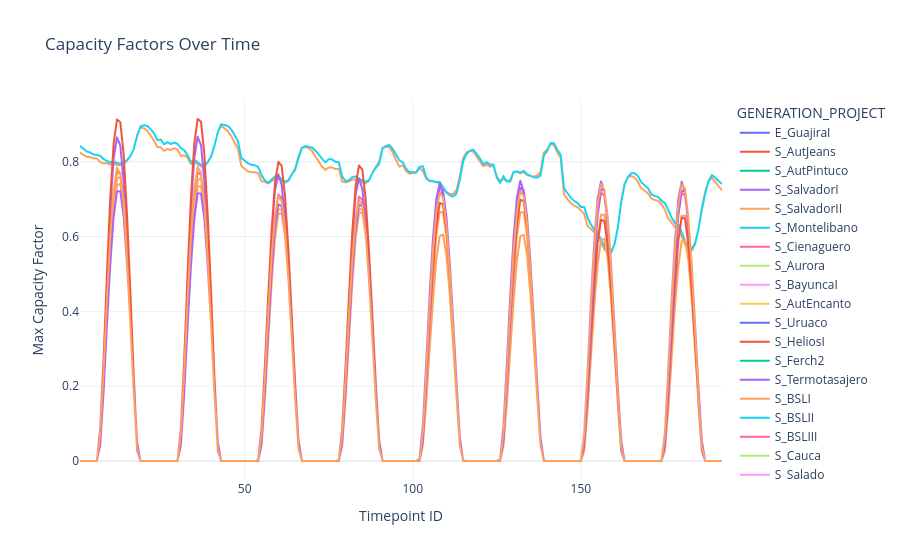

The notebook cell saved with this chart:
### Code cell
fig = px.line(
    variable_capacity[variable_capacity['timepoint_id'] <= 192],
    x="timepoint_id", y="gen_max_capacity_factor",
    title="Capacity Factors Over Time",
    labels={"timepoint_id": "Timepoint ID", "gen_max_capacity_factor": "Max Capacity Factor"},
    color="GENERATION_PROJECT"
)
fig.update_layout(
    template="plotly_white"
)
fig.show()

### Figure 1 — Plotly figure (JSON) as saved in the notebook; plotly's stock layout.template omitted (floating-point values rounded to 4 significant figures; data arrays with more than 128 entries replaced by an {"elided": "..."} marker saying what was removed)
{"data": [{"hovertemplate": "GENERATION_PROJECT=E_GuajiraI<br>Timepoint ID=%{x}<br>Max Capacity Factor=%{y}<extra></extra>", "legendgroup": "E_GuajiraI", "line": {"color": "#636efa", "dash": "solid"}, "marker": {"symbol": "circle"}, "mode": "lines", "name": "E_GuajiraI", "showlegend": true, "type": "scattergl", "x": {"elided": "192 int values"}, "xaxis": "x", "y": {"elided": "192 float values"}, "yaxis": "y"}, {"hovertemplate": "GENERATION_PROJECT=S_AutJeans<br>Timepoint ID=%{x}<br>Max Capacity Factor=%{y}<extra></extra>", "legendgroup": "S_AutJeans", "line": {"color": "#EF553B", "dash": "solid"}, "marker": {"symbol": "circle"}, "mode": "lines", "name": "S_AutJeans", "showlegend": true, "type": "scattergl", "x": {"elided": "192 int values"}, "xaxis": "x", "y": {"elided": "192 float values"}, "yaxis": "y"}, {"hovertemplate": "GENERATION_PROJECT=S_AutPintuco<br>Timepoint ID=%{x}<br>Max Capacity Factor=%{y}<extra></extra>", "legendgroup": "S_AutPintuco", "line": {"color": "#00cc96", "dash": "solid"}, "marker": {"symbol": "circle"}, "mode": "lines", "name": "S_AutPintuco", "showlegend": true, "type": "scattergl", "x": {"elided": "192 int values"}, "xaxis": "x", "y": {"elided": "192 float values"}, "yaxis": "y"}, {"hovertemplate": "GENERATION_PROJECT=S_SalvadorI<br>Timepoint ID=%{x}<br>Max Capacity Factor=%{y}<extra></extra>", "legendgroup": "S_SalvadorI", "line": {"color": "#ab63fa", "dash": "solid"}, "marker": {"symbol": "circle"}, "mode": "lines", "name": "S_SalvadorI", "showlegend": true, "type": "scattergl", "x": {"elided": "192 int values"}, "xaxis": "x", "y": {"elided": "192 float values"}, "yaxis": "y"}, {"hovertemplate": "GENERATION_PROJECT=S_SalvadorII<br>Timepoint ID=%{x}<br>Max Capacity Factor=%{y}<extra></extra>", "legendgroup": "S_SalvadorII", "line": {"color": "#FFA15A", "dash": "solid"}, "marker": {"symbol": "circle"}, "mode": "lines", "name": "S_SalvadorII", "showlegend": true, "type": "scattergl", "x": {"elided": "192 int values"}, "xaxis": "x", "y": {"elided": "192 float values"}, "yaxis": "y"}, {"hovertemplate": "GENERATION_PROJECT=S_Montelibano<br>Timepoint ID=%{x}<br>Max Capacity Factor=%{y}<extra></extra>", "legendgroup": "S_Montelibano", "line": {"color": "#19d3f3", "dash": "solid"}, "marker": {"symbol": "circle"}, "mode": "lines", "name": "S_Montelibano", "showlegend": true, "type": "scattergl", "x": {"elided": "192 int values"}, "xaxis": "x", "y": {"elided": "192 float values"}, "yaxis": "y"}, {"hovertemplate": "GENERATION_PROJECT=S_Cienaguero<br>Timepoint ID=%{x}<br>Max Capacity Factor=%{y}<extra></extra>", "legendgroup": "S_Cienaguero", "line": {"color": "#FF6692", "dash": "solid"}, "marker": {"symbol": "circle"}, "mode": "lines", "name": "S_Cienaguero", "showlegend": true, "type": "scattergl", "x": {"elided": "192 int values"}, "xaxis": "x", "y": {"elided": "192 float values"}, "yaxis": "y"}, {"hovertemplate": "GENERATION_PROJECT=S_Aurora<br>Timepoint ID=%{x}<br>Max Capacity Factor=%{y}<extra></extra>", "legendgroup": "S_Aurora", "line": {"color": "#B6E880", "dash": "solid"}, "marker": {"symbol": "circle"}, "mode": "lines", "name": "S_Aurora", "showlegend": true, "type": "scattergl", "x": {"elided": "192 int values"}, "xaxis": "x", "y": {"elided": "192 float values"}, "yaxis": "y"}, {"hovertemplate": "GENERATION_PROJECT=S_BayuncaI<br>Timepoint ID=%{x}<br>Max Capacity Factor=%{y}<extra></extra>", "legendgroup": "S_BayuncaI", "line": {"color": "#FF97FF", "dash": "solid"}, "marker": {"symbol": "circle"}, "mode": "lines", "name": "S_BayuncaI", "showlegend": true, "type": "scattergl", "x": {"elided": "192 int values"}, "xaxis": "x", "y": {"elided": "192 float values"}, "yaxis": "y"}, {"hovertemplate": "GENERATION_PROJECT=S_AutEncanto<br>Timepoint ID=%{x}<br>Max Capacity Factor=%{y}<extra></extra>", "legendgroup": "S_AutEncanto", "line": {"color": "#FECB52", "dash": "solid"}, "marker": {"symbol": "circle"}, "mode": "lines", "name": "S_AutEncanto", "showlegend": true, "type": "scattergl", "x": {"elided": "192 int values"}, "xaxis": "x", "y": {"elided": "192 float values"}, "yaxis": "y"}, {"hovertemplate": "GENERATION_PROJECT=S_Uruaco<br>Timepoint ID=%{x}<br>Max Capacity Factor=%{y}<extra></extra>", "legendgroup": "S_Uruaco", "line": {"color": "#636efa", "dash": "solid"}, "marker": {"symbol": "circle"}, "mode": "lines", "name": "S_Uruaco", "showlegend": true, "type": "scattergl", "x": {"elided": "192 int values"}, "xaxis": "x", "y": {"elided": "192 float values"}, "yaxis": "y"}, {"hovertemplate": "GENERATION_PROJECT=S_HeliosI<br>Timepoint ID=%{x}<br>Max Capacity Factor=%{y}<extra></extra>", "legendgroup": "S_HeliosI", "line": {"color": "#EF553B", "dash": "solid"}, "marker": {"symbol": "circle"}, "mode": "lines", "name": "S_HeliosI", "showlegend": true, "type": "scattergl", "x": {"elided": "192 int values"}, "xaxis": "x", "y": {"elided": "192 float values"}, "yaxis": "y"}, {"hovertemplate": "GENERATION_PROJECT=S_Ferch2<br>Timepoint ID=%{x}<br>Max Capacity Factor=%{y}<extra></extra>", "legendgroup": "S_Ferch2", "line": {"color": "#00cc96", "dash": "solid"}, "marker": {"symbol": "circle"}, "mode": "lines", "name": "S_Ferch2", "showlegend": true, "type": "scattergl", "x": {"elided": "192 int values"}, "xaxis": "x", "y": {"elided": "192 float values"}, "yaxis": "y"}, {"hovertemplate": "GENERATION_PROJECT=S_Termotasajero<br>Timepoint ID=%{x}<br>Max Capacity Factor=%{y}<extra></extra>", "legendgroup": "S_Termotasajero", "line": {"color": "#ab63fa", "dash": "solid"}, "marker": {"symbol": "circle"}, "mode": "lines", "name": "S_Termotasajero", "showlegend": true, "type": "scattergl", "x": {"elided": "192 int values"}, "xaxis": "x", "y": {"elided": "192 float values"}, "yaxis": "y"}, {"hovertemplate": "GENERATION_PROJECT=S_BSLI<br>Timepoint ID=%{x}<br>Max Capacity Factor=%{y}<extra></extra>", "legendgroup": "S_BSLI", "line": {"color": "#FFA15A", "dash": "solid"}, "marker": {"symbol": "circle"}, "mode": "lines", "name": "S_BSLI", "showlegend": true, "type": "scattergl", "x": {"elided": "192 int values"}, "xaxis": "x", "y": {"elided": "192 float values"}, "yaxis": "y"}, {"hovertemplate": "GENERATION_PROJECT=S_BSLII<br>Timepoint ID=%{x}<br>Max Capacity Factor=%{y}<extra></extra>", "legendgroup": "S_BSLII", "line": {"color": "#19d3f3", "dash": "solid"}, "marker": {"symbol": "circle"}, "mode": "lines", "name": "S_BSLII", "showlegend": true, "type": "scattergl", "x": {"elided": "192 int values"}, "xaxis": "x", "y": {"elided": "192 float values"}, "yaxis": "y"}, {"hovertemplate": "GENERATION_PROJECT=S_BSLIII<br>Timepoint ID=%{x}<br>Max Capacity Factor=%{y}<extra></extra>", "legendgroup": "S_BSLIII", "line": {"color": "#FF6692", "dash": "solid"}, "marker": {"symbol": "circle"}, "mode": "lines", "name": "S_BSLIII", "showlegend": true, "type": "scattergl", "x": {"elided": "192 int values"}, "xaxis": "x", "y": {"elided": "192 float values"}, "yaxis": "y"}, {"hovertemplate": "GENERATION_PROJECT=S_Cauca<br>Timepoint ID=%{x}<br>Max Capacity Factor=%{y}<extra></extra>", "legendgroup": "S_Cauca", "line": {"color": "#B6E880", "dash": "solid"}, "marker": {"symbol": "circle"}, "mode": "lines", "name": "S_Cauca", "showlegend": true, "type": "scattergl", "x": {"elided": "192 int values"}, "xaxis": "x", "y": {"elided": "192 float values"}, "yaxis": "y"}, {"hovertemplate": "GENERATION_PROJECT=S_Salado<br>Timepoint ID=%{x}<br>Max Capacity Factor=%{y}<extra></extra>", "legendgroup": "S_Salado", "line": {"color": "#FF97FF", "dash": "solid"}, "marker": {"symbol": "circle"}, "mode": "lines", "name": "S_Salado", "showlegend": true, "type": "scattergl", "x": {"elided": "192 int values"}, "xaxis": "x", "y": {"elided": "192 float values"}, "yaxis": "y"}, {"hovertemplate": "GENERATION_PROJECT=S_Palmira3<br>Timepoint ID=%{x}<br>Max Capacity Factor=%{y}<extra></extra>", "legendgroup": "S_Palmira3", "line": {"color": "#FECB52", "dash": "solid"}, "marker": {"symbol": "circle"}, "mode": "lines", "name": "S_Palmira3", "showlegend": true, "type": "scattergl", "x": {"elided": "192 int values"}, "xaxis": "x", "y": {"elided": "192 float values"}, "yaxis": "y"}, {"hovertemplate": "GENERATION_PROJECT=S_Victoria_I<br>Timepoint ID=%{x}<br>Max Capacity Factor=%{y}<extra></extra>", "legendgroup": "S_Victoria_I", "line": {"color": "#636efa", "dash": "solid"}, "marker": {"symbol": "circle"}, "mode": "lines", "name": "S_Victoria_I", "showlegend": true, "type": "scattergl", "x": {"elided": "192 int values"}, "xaxis": "x", "y": {"elided": "192 float values"}, "yaxis": "y"}, {"hovertemplate": "GENERATION_PROJECT=S_Victoria_II<br>Timepoint ID=%{x}<br>Max Capacity Factor=%{y}<extra></extra>", "legendgroup": "S_Victoria_II", "line": {"color": "#EF553B", "dash": "solid"}, "marker": {"symbol": "circle"}, "mode": "lines", "name": "S_Victoria_II", "showlegend": true, "type": "scattergl", "x": {"elided": "192 int values"}, "xaxis": "x", "y": {"elided": "192 float values"}, "yaxis": "y"}, {"hovertemplate": "GENERATION_PROJECT=S_Palmira3_Franca<br>Timepoint ID=%{x}<br>Max Capacity Factor=%{y}<extra></extra>", "legendgroup": "S_Palmira3_Franca", "line": {"color": "#00cc96", "dash": "solid"}, "marker": {"symbol": "circle"}, "mode": "lines", "name": "S_Palmira3_Franca", "showlegend": true, "type": "scattergl", "x": {"elided": "192 int values"}, "xaxis": "x", "y": {"elided": "192 float values"}, "yaxis": "y"}, {"hovertemplate": "GENERATION_PROJECT=S_AutSolla<br>Timepoint ID=%{x}<br>Max Capacity Factor=%{y}<extra></extra>", "legendgroup": "S_AutSolla", "line": {"color": "#ab63fa", "dash": "solid"}, "marker": {"symbol": "circle"}, "mode": "lines", "name": "S_AutSolla", "showlegend": true, "type": "scattergl", "x": {"elided": "192 int values"}, "xaxis": "x", "y": {"elided": "192 float values"}, "yaxis": "y"}, {"hovertemplate": "GENERATION_PROJECT=E_Wesp01<br>Timepoint ID=%{x}<br>Max Capacity Factor=%{y}<extra></extra>", "legendgroup": "E_Wesp01", "line": {"color": "#FFA15A", "dash": "solid"}, "marker": {"symbol": "circle"}, "mode": "lines", "name": "E_Wesp01", "showlegend": true, "type": "scattergl", "x": {"elided": "192 int values"}, "xaxis": "x", "y": {"elided": "192 float values"}, "yaxis": "y"}, {"hovertemplate": "GENERATION_PROJECT=E_Jepirachi<br>Timepoint ID=%{x}<br>Max Capacity Factor=%{y}<extra></extra>", "legendgroup": "E_Jepirachi", "line": {"color": "#19d3f3", "dash": "solid"}, "marker": {"symbol": "circle"}, "mode": "lines", "name": "E_Jepirachi", "showlegend": true, "type": "scattergl", "x": {"elided": "192 int values"}, "xaxis": "x", "y": {"elided": "192 float values"}, "yaxis": "y"}, {"hovertemplate": "GENERATION_PROJECT=S_Yumbo<br>Timepoint ID=%{x}<br>Max Capacity Factor=%{y}<extra></extra>", "legendgroup": "S_Yumbo", "line": {"color": "#FF6692", "dash": "solid"}, "marker": {"symbol": "circle"}, "mode": "lines", "name": "S_Yumbo", "showlegend": true, "type": "scattergl", "x": {"elided": "192 int values"}, "xaxis": "x", "y": {"elided": "192 float values"}, "yaxis": "y"}, {"hovertemplate": "GENERATION_PROJECT=S_Yuma<br>Timepoint ID=%{x}<br>Max Capacity Factor=%{y}<extra></extra>", "legendgroup": "S_Yuma", "line": {"color": "#B6E880", "dash": "solid"}, "marker": {"symbol": "circle"}, "mode": "lines", "name": "S_Yuma", "showlegend": true, "type": "scattergl", "x": {"elided": "192 int values"}, "xaxis": "x", "y": {"elided": "192 float values"}, "yaxis": "y"}, {"hovertemplate": "GENERATION_PROJECT=S_BSLlanos5<br>Timepoint ID=%{x}<br>Max Capacity Factor=%{y}<extra></extra>", "legendgroup": "S_BSLlanos5", "line": {"color": "#FF97FF", "dash": "solid"}, "marker": {"symbol": "circle"}, "mode": "lines", "name": "S_BSLlanos5", "showlegend": true, "type": "scattergl", "x": {"elided": "192 int values"}, "xaxis": "x", "y": {"elided": "192 float values"}, "yaxis": "y"}, {"hovertemplate": "GENERATION_PROJECT=S_Belmonte<br>Timepoint ID=%{x}<br>Max Capacity Factor=%{y}<extra></extra>", "legendgroup": "S_Belmonte", "line": {"color": "#FECB52", "dash": "solid"}, "marker": {"symbol": "circle"}, "mode": "lines", "name": "S_Belmonte", "showlegend": true, "type": "scattergl", "x": {"elided": "192 int values"}, "xaxis": "x", "y": {"elided": "192 float values"}, "yaxis": "y"}, {"hovertemplate": "GENERATION_PROJECT=S_Cabelleros<br>Timepoint ID=%{x}<br>Max Capacity Factor=%{y}<extra></extra>", "legendgroup": "S_Cabelleros", "line": {"color": "#636efa", "dash": "solid"}, "marker": {"symbol": "circle"}, "mode": "lines", "name": "S_Cabelleros", "showlegend": true, "type": "scattergl", "x": {"elided": "192 int values"}, "xaxis": "x", "y": {"elided": "192 float values"}, "yaxis": "y"}, {"hovertemplate": "GENERATION_PROJECT=S_Carmelo<br>Timepoint ID=%{x}<br>Max Capacity Factor=%{y}<extra></extra>", "legendgroup": "S_Carmelo", "line": {"color": "#EF553B", "dash": "solid"}, "marker": {"symbol": "circle"}, "mode": "lines", "name": "S_Carmelo", "showlegend": true, "type": "scattergl", "x": {"elided": "192 int values"}, "xaxis": "x", "y": {"elided": "192 float values"}, "yaxis": "y"}, {"hovertemplate": "GENERATION_PROJECT=S_Cerrito<br>Timepoint ID=%{x}<br>Max Capacity Factor=%{y}<extra></extra>", "legendgroup": "S_Cerrito", "line": {"color": "#00cc96", "dash": "solid"}, "marker": {"symbol": "circle"}, "mode": "lines", "name": "S_Cerrito", "showlegend": true, "type": "scattergl", "x": {"elided": "192 int values"}, "xaxis": "x", "y": {"elided": "192 float values"}, "yaxis": "y"}, {"hovertemplate": "GENERATION_PROJECT=S_Dulima<br>Timepoint ID=%{x}<br>Max Capacity Factor=%{y}<extra></extra>", "legendgroup": "S_Dulima", "line": {"color": "#ab63fa", "dash": "solid"}, "marker": {"symbol": "circle"}, "mode": "lines", "name": "S_Dulima", "showlegend": true, "type": "scattergl", "x": {"elided": "192 int values"}, "xaxis": "x", "y": {"elided": "192 float values"}, "yaxis": "y"}, {"hovertemplate": "GENERATION_PROJECT=S_El_Paso<br>Timepoint ID=%{x}<br>Max Capacity Factor=%{y}<extra></extra>", "legendgroup": "S_El_Paso", "line": {"color": "#FFA15A", "dash": "solid"}, "marker": {"symbol": "circle"}, "mode": "lines", "name": "S_El_Paso", "showlegend": true, "type": "scattergl", "x": {"elided": "192 int values"}, "xaxis": "x", "y": {"elided": "192 float values"}, "yaxis": "y"}, {"hovertemplate": "GENERATION_PROJECT=S_Espinal<br>Timepoint ID=%{x}<br>Max Capacity Factor=%{y}<extra></extra>", "legendgroup": "S_Espinal", "line": {"color": "#19d3f3", "dash": "solid"}, "marker": {"symbol": "circle"}, "mode": "lines", "name": "S_Espinal", "showlegend": true, "type": "scattergl", "x": {"elided": "192 int values"}, "xaxis": "x", "y": {"elided": "192 float values"}, "yaxis": "y"}, {"hovertemplate": "GENERATION_PROJECT=S_Flandes<br>Timepoint ID=%{x}<br>Max Capacity Factor=%{y}<extra></extra>", "legendgroup": "S_Flandes", "line": {"color": "#FF6692", "dash": "solid"}, "marker": {"symbol": "circle"}, "mode": "lines", "name": "S_Flandes", "showlegend": true, "type": "scattergl", "x": {"elided": "192 int values"}, "xaxis": "x", "y": {"elided": "192 float values"}, "yaxis": "y"}, {"hovertemplate": "GENERATION_PROJECT=S_Fundacion<br>Timepoint ID=%{x}<br>Max Capacity Factor=%{y}<extra></extra>", "legendgroup": "S_Fundacion", "line": {"color": "#B6E880", "dash": "solid"}, "marker": {"symbol": "circle"}, "mode": "lines", "name": "S_Fundacion", "showlegend": true, "type": "scattergl", "x": {"elided": "192 int values"}, "xaxis": "x", "y": {"elided": "192 float values"}, "yaxis": "y"}, {"hovertemplate": "GENERATION_PROJECT=S_Girasoles<br>Timepoint ID=%{x}<br>Max Capacity Factor=%{y}<extra></extra>", "legendgroup": "S_Girasoles", "line": {"color": "#FF97FF", "dash": "solid"}, "marker": {"symbol": "circle"}, "mode": "lines", "name": "S_Girasoles", "showlegend": true, "type": "scattergl", "x": {"elided": "192 int values"}, "xaxis": "x", "y": {"elided": "192 float values"}, "yaxis": "y"}, {"hovertemplate": "GENERATION_PROJECT=S_AutLevapan<br>Timepoint ID=%{x}<br>Max Capacity Factor=%{y}<extra></extra>", "legendgroup": "S_AutLevapan", "line": {"color": "#FECB52", "dash": "solid"}, "marker": {"symbol": "circle"}, "mode": "lines", "name": "S_AutLevapan", "showlegend": true, "type": "scattergl", "x": {"elided": "192 int values"}, "xaxis": "x", "y": {"elided": "192 float values"}, "yaxis": "y"}, {"hovertemplate": "GENERATION_PROJECT=S_Harinas<br>Timepoint ID=%{x}<br>Max Capacity Factor=%{y}<extra></extra>", "legendgroup": "S_Harinas", "line": {"color": "#636efa", "dash": "solid"}, "marker": {"symbol": "circle"}, "mode": "lines", "name": "S_Harinas", "showlegend": true, "type": "scattergl", "x": {"elided": "192 int values"}, "xaxis": "x", "y": {"elided": "192 float values"}, "yaxis": "y"}, {"hovertemplate": "GENERATION_PROJECT=S_Medin<br>Timepoint ID=%{x}<br>Max Capacity Factor=%{y}<extra></extra>", "legendgroup": "S_Medin", "line": {"color": "#EF553B", "dash": "solid"}, "marker": {"symbol": "circle"}, "mode": "lines", "name": "S_Medin", "showlegend": true, "type": "scattergl", "x": {"elided": "192 int values"}, "xaxis": "x", "y": {"elided": "192 float values"}, "yaxis": "y"}, {"hovertemplate": "GENERATION_PROJECT=S_Paila<br>Timepoint ID=%{x}<br>Max Capacity Factor=%{y}<extra></extra>", "legendgroup": "S_Paila", "line": {"color": "#00cc96", "dash": "solid"}, "marker": {"symbol": "circle"}, "mode": "lines", "name": "S_Paila", "showlegend": true, "type": "scattergl", "x": {"elided": "192 int values"}, "xaxis": "x", "y": {"elided": "192 float values"}, "yaxis": "y"}, {"hovertemplate": "GENERATION_PROJECT=S_PetaCesaII<br>Timepoint ID=%{x}<br>Max Capacity Factor=%{y}<extra></extra>", "legendgroup": "S_PetaCesaII", "line": {"color": "#ab63fa", "dash": "solid"}, "marker": {"symbol": "circle"}, "mode": "lines", "name": "S_PetaCesaII", "showlegend": true, "type": "scattergl", "x": {"elided": "192 int values"}, "xaxis": "x", "y": {"elided": "192 float values"}, "yaxis": "y"}, {"hovertemplate": "GENERATION_PROJECT=S_PortonSol<br>Timepoint ID=%{x}<br>Max Capacity Factor=%{y}<extra></extra>", "legendgroup": "S_PortonSol", "line": {"color": "#FFA15A", "dash": "solid"}, "marker": {"symbol": "circle"}, "mode": "lines", "name": "S_PortonSol", "showlegend": true, "type": "scattergl", "x": {"elided": "192 int values"}, "xaxis": "x", "y": {"elided": "192 float values"}, "yaxis": "y"}, {"hovertemplate": "GENERATION_PROJECT=S_SanFelipe<br>Timepoint ID=%{x}<br>Max Capacity Factor=%{y}<extra></extra>", "legendgroup": "S_SanFelipe", "line": {"color": "#19d3f3", "dash": "solid"}, "marker": {"symbol": "circle"}, "mode": "lines", "name": "S_SanFelipe", "showlegend": true, "type": "scattergl", "x": {"elided": "192 int values"}, "xaxis": "x", "y": {"elided": "192 float values"}, "yaxis": "y"}, {"hovertemplate": "GENERATION_PROJECT=S_Sierpe<br>Timepoint ID=%{x}<br>Max Capacity Factor=%{y}<extra></extra>", "legendgroup": "S_Sierpe", "line": {"color": "#FF6692", "dash": "solid"}, "marker": {"symbol": "circle"}, "mode": "lines", "name": "S_Sierpe", "showlegend": true, "type": "scattergl", "x": {"elided": "192 int values"}, "xaxis": "x", "y": {"elided": "192 float values"}, "yaxis": "y"}, {"hovertemplate": "GENERATION_PROJECT=S_Since<br>Timepoint ID=%{x}<br>Max Capacity Factor=%{y}<extra></extra>", "legendgroup": "S_Since", "line": {"color": "#B6E880", "dash": "solid"}, "marker": {"symbol": "circle"}, "mode": "lines", "name": "S_Since", "showlegend": true, "type": "scattergl", "x": {"elided": "192 int values"}, "xaxis": "x", "y": {"elided": "192 float values"}, "yaxis": "y"}, {"hovertemplate": "GENERATION_PROJECT=S_SolBolivar<br>Timepoint ID=%{x}<br>Max Capacity Factor=%{y}<extra></extra>", "legendgroup": "S_SolBolivar", "line": {"color": "#FF97FF", "dash": "solid"}, "marker": {"symbol": "circle"}, "mode": "lines", "name": "S_SolBolivar", "showlegend": true, "type": "scattergl", "x": {"elided": "192 int values"}, "xaxis": "x", "y": {"elided": "192 float values"}, "yaxis": "y"}, {"hovertemplate": "GENERATION_PROJECT=S_TierraLind<br>Timepoint ID=%{x}<br>Max Capacity Factor=%{y}<extra></extra>", "legendgroup": "S_TierraLind", "line": {"color": "#FECB52", "dash": "solid"}, "marker": {"symbol": "circle"}, "mode": "lines", "name": "S_TierraLind", "showlegend": true, "type": "scattergl", "x": {"elided": "192 int values"}, "xaxis": "x", "y": {"elided": "192 float values"}, "yaxis": "y"}, {"hovertemplate": "GENERATION_PROJECT=S_Tolua<br>Timepoint ID=%{x}<br>Max Capacity Factor=%{y}<extra></extra>", "legendgroup": "S_Tolua", "line": {"color": "#636efa", "dash": "solid"}, "marker": {"symbol": "circle"}, "mode": "lines", "name": "S_Tolua", "showlegend": true, "type": "scattergl", "x": {"elided": "192 int values"}, "xaxis": "x", "y": {"elided": "192 float values"}, "yaxis": "y"}, {"hovertemplate": "GENERATION_PROJECT=S_Tucanes<br>Timepoint ID=%{x}<br>Max Capacity Factor=%{y}<extra></extra>", "legendgroup": "S_Tucanes", "line": {"color": "#EF553B", "dash": "solid"}, "marker": {"symbol": "circle"}, "mode": "lines", "name": "S_Tucanes", "showlegend": true, "type": "scattergl", "x": {"elided": "192 int values"}, "xaxis": "x", "y": {"elided": "192 float values"}, "yaxis": "y"}, {"hovertemplate": "GENERATION_PROJECT=S_Lanceros<br>Timepoint ID=%{x}<br>Max Capacity Factor=%{y}<extra></extra>", "legendgroup": "S_Lanceros", "line": {"color": "#00cc96", "dash": "solid"}, "marker": {"symbol": "circle"}, "mode": "lines", "name": "S_Lanceros", "showlegend": true, "type": "scattergl", "x": {"elided": "192 int values"}, "xaxis": "x", "y": {"elided": "192 float values"}, "yaxis": "y"}, {"hovertemplate": "GENERATION_PROJECT=S_AutGragas<br>Timepoint ID=%{x}<br>Max Capacity Factor=%{y}<extra></extra>", "legendgroup": "S_AutGragas", "line": {"color": "#ab63fa", "dash": "solid"}, "marker": {"symbol": "circle"}, "mode": "lines", "name": "S_AutGragas", "showlegend": true, "type": "scattergl", "x": {"elided": "192 int values"}, "xaxis": "x", "y": {"elided": "192 float values"}, "yaxis": "y"}, {"hovertemplate": "GENERATION_PROJECT=S_BSLlanos4<br>Timepoint ID=%{x}<br>Max Capacity Factor=%{y}<extra></extra>", "legendgroup": "S_BSLlanos4", "line": {"color": "#FFA15A", "dash": "solid"}, "marker": {"symbol": "circle"}, "mode": "lines", "name": "S_BSLlanos4", "showlegend": true, "type": "scattergl", "x": {"elided": "192 int values"}, "xaxis": "x", "y": {"elided": "192 float values"}, "yaxis": "y"}], "layout": {"legend": {"title": {"text": "GENERATION_PROJECT"}, "tracegroupgap": 0}, "title": {"text": "Capacity Factors Over Time"}, "xaxis": {"anchor": "y", "domain": [0, 1], "title": {"text": "Timepoint ID"}}, "yaxis": {"anchor": "x", "domain": [0, 1], "title": {"text": "Max Capacity Factor"}}}}
